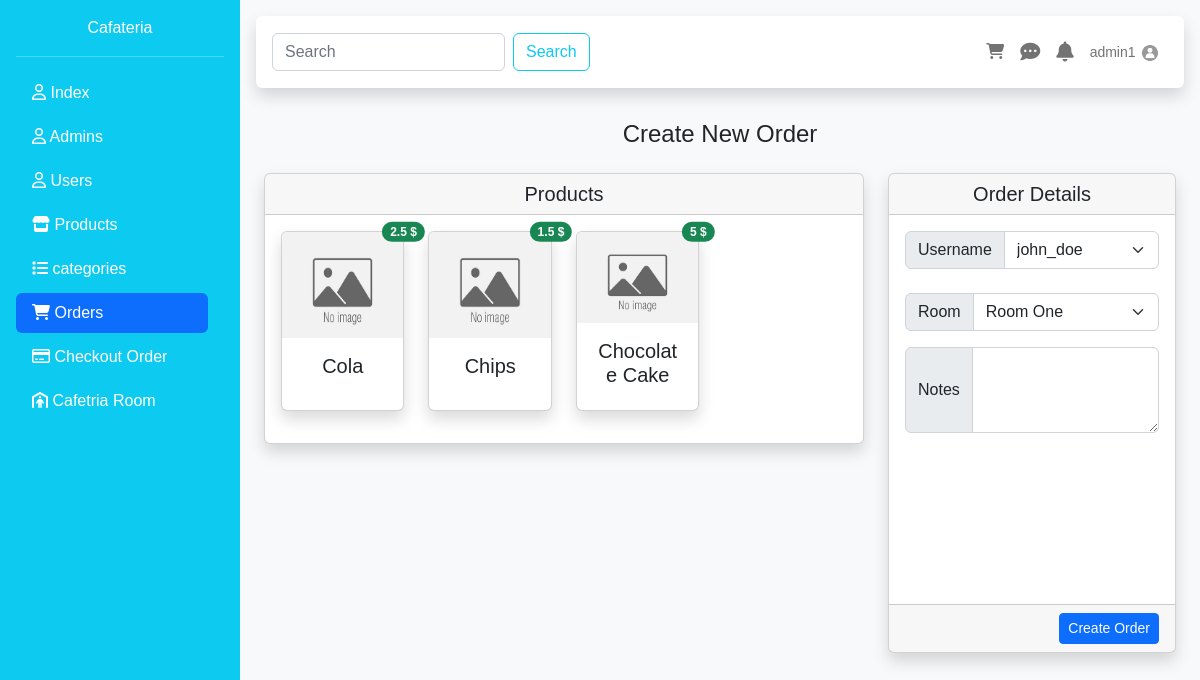
Page /checks.php?add=Admin (signed in) on the earlier database version.
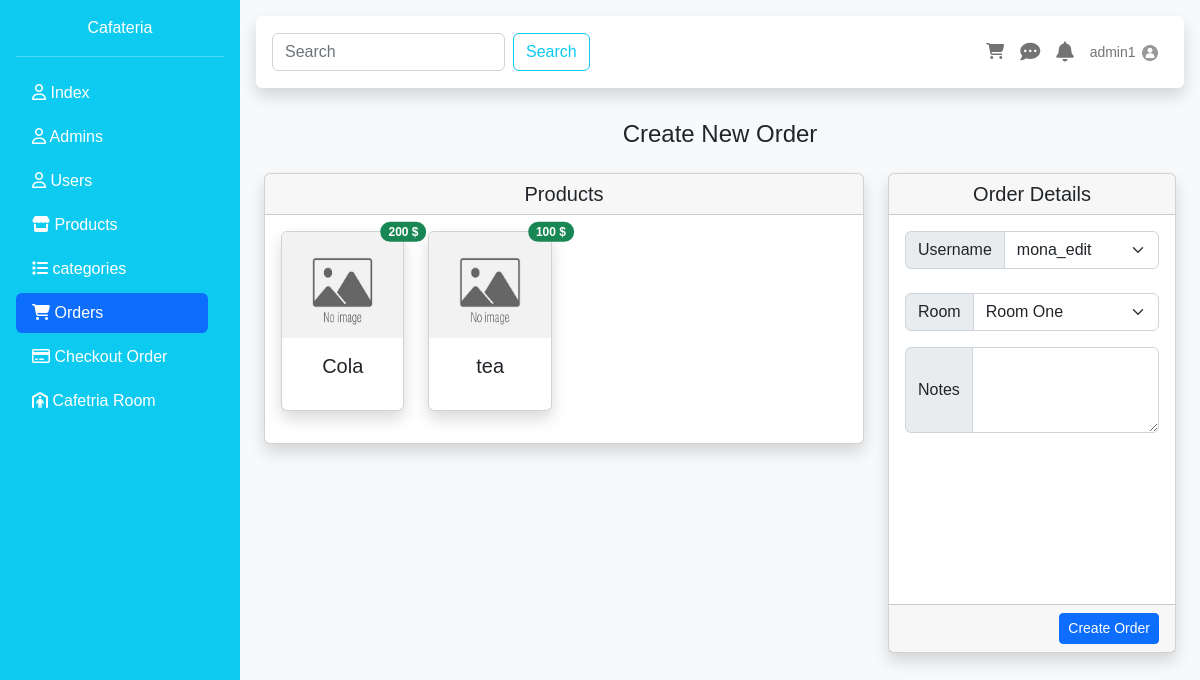
Same page on the later database version.
### tables this page shows
CREATE TABLE `products` (
  `id` int(10) UNSIGNED NOT NULL,
  `name` varchar(255) NOT NULL,
  `description` text DEFAULT NULL,
  `price` float NOT NULL,
  `picture` varchar(255) NOT NULL,
  `category_id` int(10) UNSIGNED NOT NULL,
  `status` enum('Available','Not Available') DEFAULT 'Available',
  `created_at` timestamp NOT NULL DEFAULT current_timestamp()
);

### DataBase/DBCLass.php (called while the page is built, shortened)
<?php
require "connect.php";
class Table extends Database{
    public $TbName;
    public function __construct($tableName){
        $this->TbName = $tableName;
    }
    public function Select(array $columns, $condition=1){
        $statement = "SELECT " . implode(",", $columns) . " FROM {$this->TbName} WHERE $condition";
        try {
            $selected = parent::connect()->query($statement);
            return $selected;
        } catch (PDOException $e){
            throw new Exception("PDO Error: " . $e->getMessage());
        }
    }
}
?>

### DataBase/connect.php (called while the page is built, shortened)
<?php
class Database{
    static protected $connection = false ;
    private static $server = 'localhost';
    private static $root = "root";
    private static $pass = "";
    private static $Db = "cafeteria";
    public static function connect(){
        if(!self::$connection){
            try {
                self::$connection = new PDO("mysql:host=".self::$server.";dbname=".self::$Db."", self::$root, self::$pass);
            } catch (PDOException $e) {
                die("PDO CONNECTION ERROR: " . $e->getMessage() . "<br/>");
            }
        }
        return self::$connection;
    }
}
?>

### orders/addForm.php (the view, shortened to what this page needs)
<div class="row">
    <div class="col-lg-12">
        <div class="text-center">
            <h2 class="h4 text-gray-900 mb-4">Create New Order</h2>
        </div>
        <div class="row px-4 g-4 justify-content-between">
            <div class="col-8">
                <div class="card shadow">
                    <h5 class="card-header text-center">Products</h5>
                    <div class="card-body">
                        <div class="row row-cols-2 row-cols-md-2 row-cols-lg-4 g-4 justify-content-start align-items-center mb-3">
                            <?php foreach($products_result as $product) {?>
                                <div class="col product_card" data-product-id="<?=$product['id']?>" data-product-price="<?=$product['price']?>" data-product-name="<?=$product['name']?>">
                                    <div class="card shadow position-relative" style="height:180px">
                                        <img class="card-img-top" style="height: 15vh" src="uploads/<?=$product['picture']?>" alt="...">
                                        <div class="card-body">
                                            <h5 class="card-title text-center"><?=$product['name']?></h5>
                                        </div>
                                        <span class="position-absolute top-0 start-100 translate-middle badge rounded-pill bg-success">
                                            <?=$product['price']?> $
                                        </span>
                                    </div>
                                </div>
                            <?php }?>
                        </div>
                    </div>
                </div>
            </div>
            <div class="col-4">
                <form action="orders/add.php" method="post">
                    <div class="card shadow" style="min-height: 60vh;">
                        <h5 class="card-header text-center">Order Details</h5>
                        <div class="card-body">
                            <div class="input-group mb-4">
                                <span class="input-group-text" id="basic-addon1">Username</span>
                                <select class="form-control form-select" name="user_id" aria-label="Select user">
                                    <?php foreach($users_result as $user) {?>
                                        <option value="<?=$user['id']?>"><?=$user['username']?></option>
                                    <?php }?>
                                </select>
                            </div>
                            <div class="input-group mb-3">
                                <span class="input-group-text" id="basic-addon1">Room</span>
                                <select class="form-control form-select" name="room" aria-label="Select room number">
                                    <?php foreach($rooms_result as $room) {?>
                                        <option value="<?=$room['id']?>"><?=$room['room_number']?></option>
                                    <?php }?>
                                </select>
                            </div>
                            <div class="input-group mb-3">
                                <labal class="input-group-text" for="notes">Notes</labal>
                                <textarea name="notes" id="notes" class="form-control" cols="30" rows="3"></textarea>
                            </div>
                        </div>
                        <div class="card-footer d-flex justify-content-between">
                            <button type="submit" class="btn btn-sm  btn-primary">Create Order</button>
                        </div>
                </div>
                </form>
            </div>
        </div>
    </div>
</div>

Differences in the rows shown:
removed products: picture (placeholder picture), name "Chips", price "1.5"
removed products: picture (placeholder picture), name "Chocolate Cake", price "5"
changed products "Cola": price "2.5" → "200"
added products: picture (placeholder picture), name "tea", price "100"
Other differences:
form field user_id: "john_doe" → "mona_edit"
